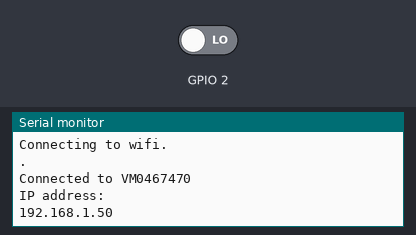
Simulated run of this sketch. Board: ESP32. On the bench: the last lines printed to the serial monitor. Inputs (shaded band) come from the test bench; at power-on: GPIO 2 LOW. WiFi joins after 1.5 s; servers stay silent unless stated.

Above: at 2.8 s.
2.9 s: GPIO 2 driven HIGH
At 3.7 s:
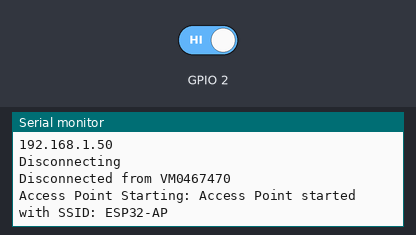
4.4 s: GPIO 2 driven LOW
At 4.8 s:
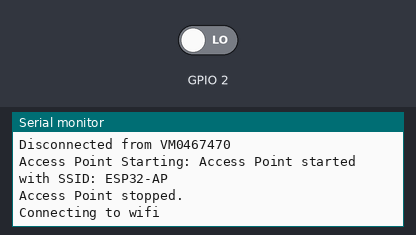

The sketch:

hexa.ino
```cpp
// hexa.ino

void setup() {
  Serial.begin(115200);
}

void loop() {
  handleWifiMode(2);

  delay(10);  // debounce switch state changes
}
```

wifi.ino
```cpp
// wifi.ino
#include <WiFi.h>

int currentState = 0;  // 0 disconnected, 1 wifi, 2 ap

const char* ssid = "VM0467470";
const char* password = "2xfTtrp7fyVpvzka";

void connectToWiFi() {
  Serial.println();
  Serial.print("Connecting to wifi");
  WiFi.begin(ssid, password);

  while (WiFi.status() != WL_CONNECTED) {
    delay(1000);
    Serial.println(".");
  }

  Serial.println("");
  Serial.print("Connected to ");
  Serial.println(ssid);
  Serial.println("IP address: ");
  Serial.println(WiFi.localIP());
}
void disconnectWifi() {
  Serial.print("Disconnecting");
  WiFi.disconnect();
  while (WiFi.status() != WL_DISCONNECTED) {
    delay(1000);
    Serial.println(".");
  }

  Serial.println("");
  Serial.print("Disconnected from ");
  Serial.println(ssid);
}

void startAP(const char *ssid, const char *password) {
  Serial.print("Access Point Starting: ");
  WiFi.mode(WIFI_AP);
  WiFi.softAP(ssid, password);
  Serial.print("Access Point started with SSID: ");
  Serial.println(ssid);
}
void stopAP() {
  WiFi.disconnect();
  Serial.println("Access Point stopped.");
}

void handleWifiMode(const int pin) {
  int switchState = digitalRead(pin);  // assume pin 2 is connected to the switch

  if (switchState == HIGH) {  // switch in access point mode position
    if (currentState != 2) {  // Only toggle state when it's different from current state
      if (currentState == 1){
        disconnectWifi();
      }
      startAP("ESP32-AP", "your-password");
      currentState = 2;  // Set state to ap
    }
  } else {  // switch in wifi mode position
    if (currentState != 1) {  // Only toggle state when it's different from current state
      if (currentState == 2){
        stopAP();
      }
      connectToWiFi();
      currentState = 1;  // Set state to wifi
    }
  }
}
```

Measured:
- after the input at 2.9 s, the serial monitor: prints a new line at once (image 1)
- after the input at 4.4 s, the serial monitor: prints a new line at once (image 2)
